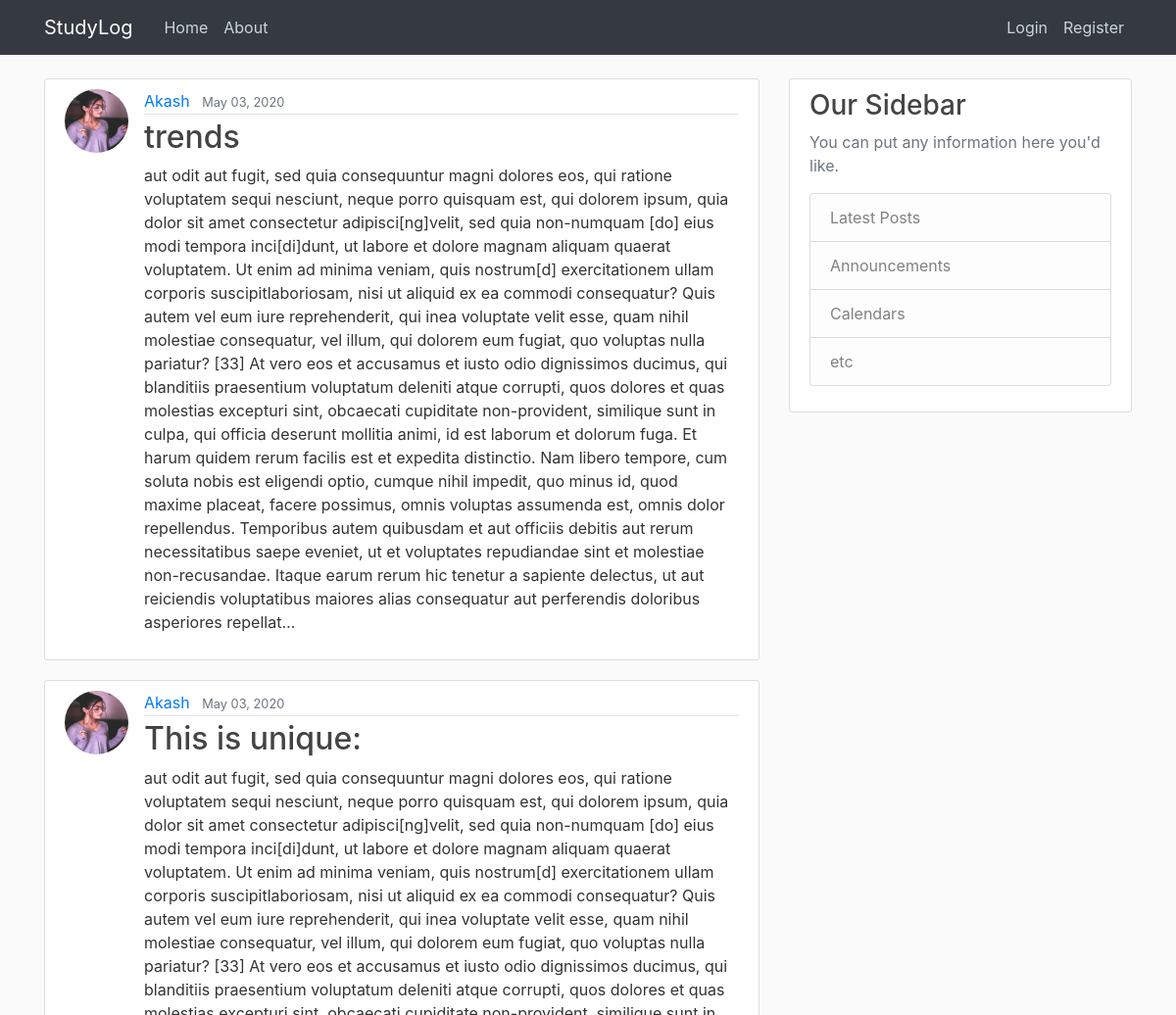
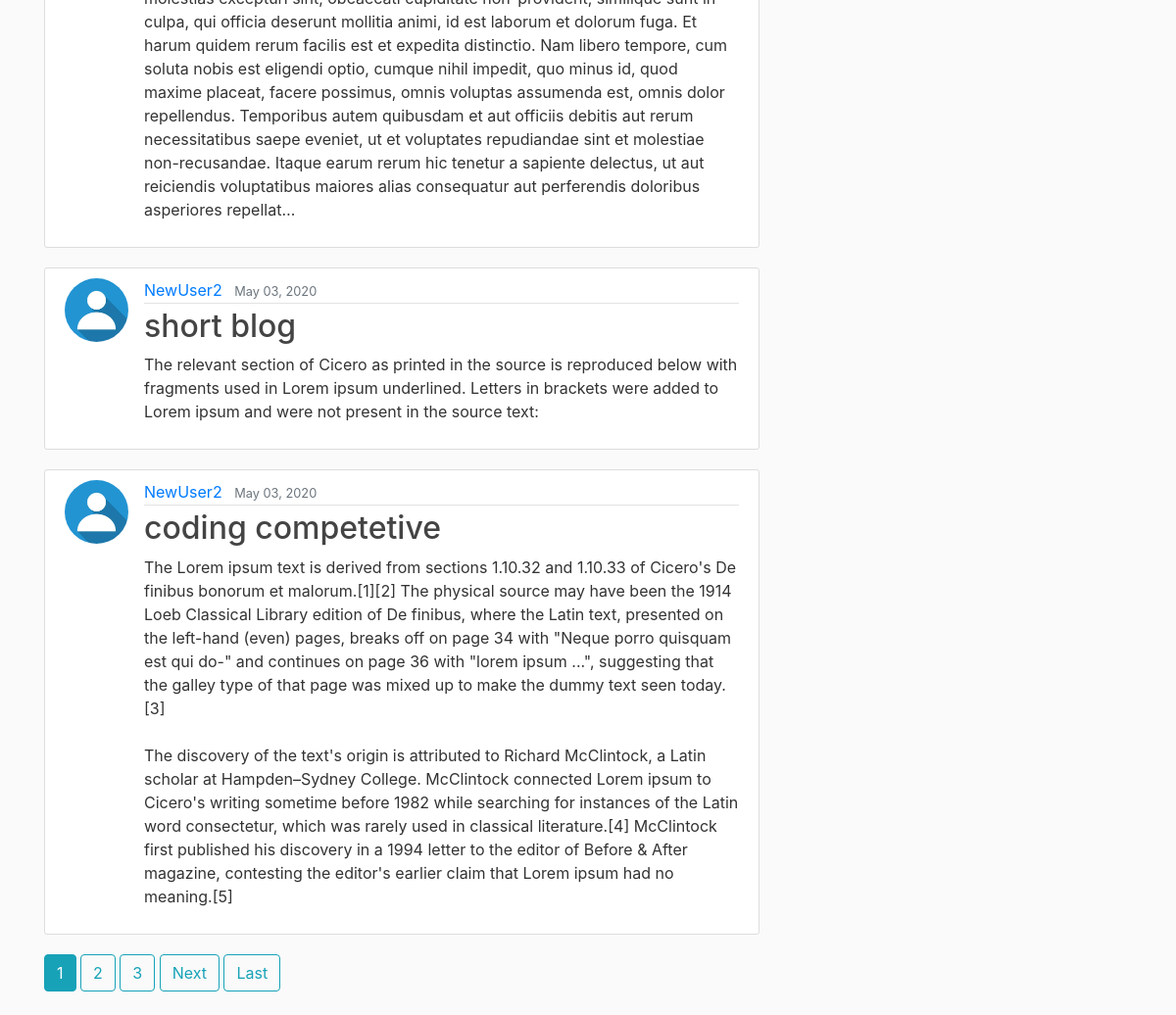
The page / on the database its author committed (2 pictures, top to bottom).
### blog/models.py (models this page shows, shortened)
class Post(models.Model):
    title = models.CharField(max_length=100)
    content = models.TextField()
    date_posted = models.DateTimeField(default=timezone.now)
    author = models.ForeignKey(User,on_delete=models.CASCADE)

### users/models.py (models this page shows, shortened)
class Profile(models.Model):
    user = models.OneToOneField(User,on_delete=models.CASCADE)
    image = models.ImageField(default="default.jpg",upload_to="profile_pics")

### blog/views.py (the view)
# urls.py: path('', PostBlogView.as_view() , name = "homepage"),
class PostBlogView(ListView):
    model = Post
    template_name = 'blog/home.html'
    context_object_name = 'posts'
    ordering = ['-date_posted']
    paginate_by = 4

### blog/templates/blog/home.html (shortened to what this page needs)
{% extends 'blog/base.html' %}
{% block content %}
    {% for post in posts %}
        <article class="media content-section">
        <img src="{{ post.author.profile.image.url }}" alt="profile-pic" class="rounded-circle article-img">
          <div class="media-body">
            <div class="article-metadata">
              <a class="mr-2" href="{% url 'Userposts' post.author.username %}">{{ post.author }}</a>
              <small class="text-muted">{{ post.date_posted|date:"F d, Y" }}</small>
            </div>
            <h2><a class="article-title" href="{% url 'detailpage' post.id %}">{{ post.title }}</a></h2>
            <p class="article-content">{{ post.content }}</p>
          </div>
        </article>
    {% endfor %}
    {% if is_paginated %}
        {% for num in page_obj.paginator.page_range %}
            {% if page_obj.number == num %}
                    <a href="?page={{ num }}" class="btn btn-info mb-4">{{ num }}</a>
            {% elif  num > page_obj.number|add:'-3' and num <  page_obj.number|add:'3' %}
                    <a href="?page={{ num }}" class="btn btn-outline-info mb-4">{{ num }}</a>
            {% endif %}
        {% endfor %}
        {% if page_obj.has_next %}
            <a href="?page={{ page_obj.next_page_number }}" class="btn btn-outline-info mb-4">Next</a>
            <a href="?page={{ page_obj.paginator.num_pages }}" class="btn btn-outline-info mb-4">Last</a>
        {% endif %}
    {% endif %}
{% endblock %}

### blog/templates/blog/base.html (shortened to what this page needs)
{% load static %}
<!doctype html>
<html lang="en">
  <head>
    <link rel="stylesheet" href="https://stackpath.bootstrapcdn.com/bootstrap/4.4.1/css/bootstrap.min.css">
    <link rel="stylesheet" href="{% static 'blog/main.css' %}">
  </head>
  <body>
    <header class="site-header">
      <nav class="navbar navbar-expand-md navbar-dark bg-dark fixed-top">
        <div class="container">
          <a class="navbar-brand mr-4" href="{% url 'homepage' %}">StudyLog</a>
          <div class="collapse navbar-collapse" id="navbarToggle">
            <div class="navbar-nav mr-auto">
              <a class="nav-item nav-link" href="{% url 'homepage' %}">Home</a>
              <a class="nav-item nav-link" href="{% url 'aboutpage' %}">About</a>
            </div>
            <div class="navbar-nav">
                {% if user.is_authenticated %}
                  <a class="nav-item nav-link" href="{% url 'Createpage' %}">Create Blog</a>
                  <a class="nav-item nav-link" href="{% url 'profile' %}">Profile</a>
                  <a class="nav-item nav-link" href="{% url 'logout' %}">Logout</a>
                {% else %}
                  <a class="nav-item nav-link" href="{% url 'login' %}">Login</a>
                  <a class="nav-item nav-link" href="{% url 'register' %}">Register</a>
                {% endif %}
            </div>
          </div>
        </div>
      </nav>
    </header>
    <main role="main" class="container">
      <div class="row">
        <div class="col-md-8">
          {% block content %}
          {% endblock %}
        </div>
        <div class="col-md-4">
          <div class="content-section">
            <h3>Our Sidebar</h3>
            <p class='text-muted'>You can put any information here you'd like.
              <ul class="list-group">
                <li class="list-group-item list-group-item-light">Latest Posts</li>
                <li class="list-group-item list-group-item-light">Announcements</li>
                <li class="list-group-item list-group-item-light">Calendars</li>
                <li class="list-group-item list-group-item-light">etc</li>
              </ul>
            </p>
          </div>
        </div>
      </div>
    </main>
  </body>
</html>

### blog/static/blog/main.css (style rules this page uses)
body { background: #fafafa; color: #333333; margin-top: 5rem; }
h1, h2, h3, h4, h5, h6 { color: #444444; }
ul { margin: 0; }
.site-header .navbar-nav .nav-link { color: #cbd5db; }
.content-section { background: #ffffff; padding: 10px 20px; border: 1px solid #dddddd; border-radius: 3px; margin-bottom: 20px; }
.article-title { color: #444444; }
.article-content { white-space: pre-line; }
.article-img { height: 65px; width: 65px; margin-right: 16px; }
.article-metadata { padding-bottom: 1px; margin-bottom: 4px; border-bottom: 1px solid #e3e3e3 }

### rows shown on the page
Post: author.profile.image (picture), author "Akash", date_posted "May 03, 2020", title "trends", content "aut odit aut fugit, sed quia consequuntur magni dolores eos, qui ratione voluptatem sequi nesciunt, neque porro quisquam est, qui dolorem ipsum, quia dolor sit amet consectetur adipisci[ng]velit, sed quia non-numquam [do] eius modi tempora inci[di]dunt, ut labore et dolore magnam aliquam quaerat voluptatem. Ut enim ad minima veniam, quis nostrum[d] exercitationem ullam corporis suscipitlaboriosam, nisi ut aliquid ex ea commodi consequatur? Quis autem vel eum iure reprehenderit, qui inea voluptate velit esse, quam nihil molestiae consequatur, vel illum, qui dolorem eum fugiat, quo voluptas nulla pariatur? [33] At vero eos et accusamus et iusto odio dignissimos ducimus, qui blanditiis…"
Post: author.profile.image (picture), author "Akash", date_posted "May 03, 2020", title "This is unique:", content "aut odit aut fugit, sed quia consequuntur magni dolores eos, qui ratione voluptatem sequi nesciunt, neque porro quisquam est, qui dolorem ipsum, quia dolor sit amet consectetur adipisci[ng]velit, sed quia non-numquam [do] eius modi tempora inci[di]dunt, ut labore et dolore magnam aliquam quaerat voluptatem. Ut enim ad minima veniam, quis nostrum[d] exercitationem ullam corporis suscipitlaboriosam, nisi ut aliquid ex ea commodi consequatur? Quis autem vel eum iure reprehenderit, qui inea voluptate velit esse, quam nihil molestiae consequatur, vel illum, qui dolorem eum fugiat, quo voluptas nulla pariatur? [33] At vero eos et accusamus et iusto odio dignissimos ducimus, qui blanditiis…"
Post: author.profile.image (placeholder picture), author "NewUser2", date_posted "May 03, 2020", title "short blog", content "The relevant section of Cicero as printed in the source is reproduced below with fragments used in Lorem ipsum underlined. Letters in brackets were added to Lorem ipsum and were not present in the source text:"
Post: author.profile.image (placeholder picture), author "NewUser2", date_posted "May 03, 2020", title "coding competetive", content "The Lorem ipsum text is derived from sections 1.10.32 and 1.10.33 of Cicero's De finibus bonorum et malorum.[1][2] The physical source may have been the 1914 Loeb Classical Library edition of De finibus, where the Latin text, presented on the left-hand (even) pages, breaks off on page 34 with \"Neque porro quisquam est qui do-\" and continues on page 36 with \"lorem ipsum ...\", suggesting that the galley type of that page was mixed up to make the dummy text seen today.[3] The discovery of the text's origin is attributed to Richard McClintock, a Latin scholar at Hampden–Sydney College. McClintock connected Lorem ipsum to Cicero's writing sometime before 1982 while searching for instances of the…"

### other values the page prints
{{ num }} "1"
{{ num }} "2" "3"
